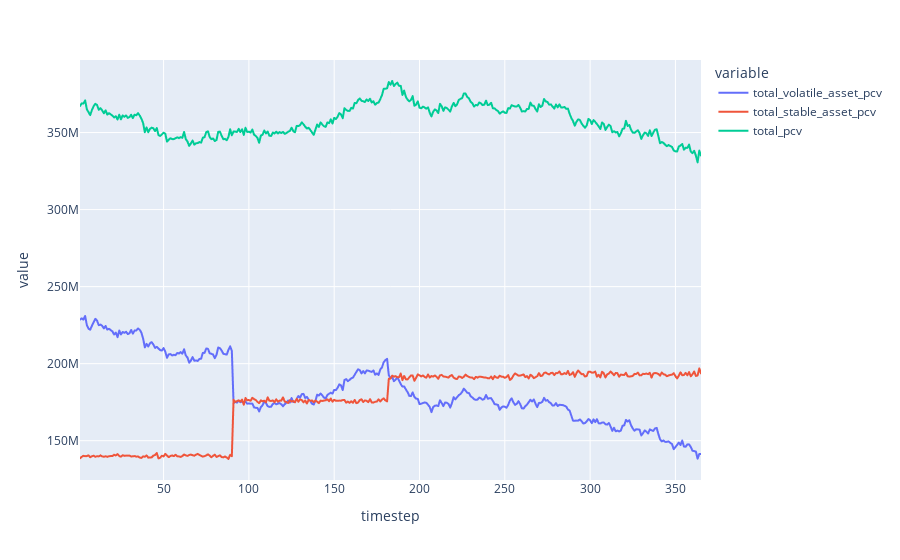

Write notebook code for a chart like this one.
### Code cell
df.plot(
    x='timestep',
    y=['total_volatile_asset_pcv', 'total_stable_asset_pcv', 'total_pcv'],
)

### Figure 1 — Plotly figure (JSON) as saved in the notebook; plotly's stock layout.template omitted (floating-point values rounded to 4 significant figures; data arrays with more than 128 entries replaced by an {"elided": "..."} marker saying what was removed)
{"data": [{"hovertemplate": "variable=total_volatile_asset_pcv<br>timestep=%{x}<br>value=%{y}<extra></extra>", "legendgroup": "total_volatile_asset_pcv", "line": {"color": "#636efa", "dash": "solid"}, "mode": "lines", "name": "total_volatile_asset_pcv", "showlegend": true, "type": "scattergl", "x": {"elided": "365 int values"}, "xaxis": "x", "y": {"elided": "365 float values"}, "yaxis": "y"}, {"hovertemplate": "variable=total_stable_asset_pcv<br>timestep=%{x}<br>value=%{y}<extra></extra>", "legendgroup": "total_stable_asset_pcv", "line": {"color": "#EF553B", "dash": "solid"}, "mode": "lines", "name": "total_stable_asset_pcv", "showlegend": true, "type": "scattergl", "x": {"elided": "365 int values"}, "xaxis": "x", "y": {"elided": "365 float values"}, "yaxis": "y"}, {"hovertemplate": "variable=total_pcv<br>timestep=%{x}<br>value=%{y}<extra></extra>", "legendgroup": "total_pcv", "line": {"color": "#00cc96", "dash": "solid"}, "mode": "lines", "name": "total_pcv", "showlegend": true, "type": "scattergl", "x": {"elided": "365 int values"}, "xaxis": "x", "y": {"elided": "365 float values"}, "yaxis": "y"}], "layout": {"autosize": true, "legend": {"title": {"text": "variable"}, "tracegroupgap": 0}, "margin": {"t": 60}, "xaxis": {"anchor": "y", "autorange": true, "domain": [0, 1], "range": [1, 365], "title": {"text": "timestep"}, "type": "linear"}, "yaxis": {"anchor": "x", "autorange": true, "domain": [0, 1], "range": [124500000.0, 397100000.0], "title": {"text": "value"}, "type": "linear"}}}
